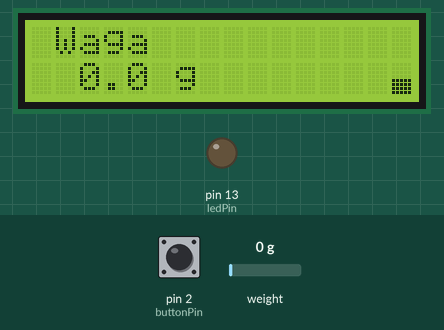
A sketch run on a simulated Arduino Uno, built with avr-gcc and run on an emulated ATmega328P. Parts: 16×2 character LCD, output pins drawn as LEDs (lit = HIGH). Inputs (shaded band) come from the test bench; at power-on: weight on the scale 0 g, pin 2 (buttonPin) HIGH. What the sketch prints to the serial monitor is not drawn.

Above: at 2.3 s.
2.4 s: weight on the scale set to 100 g
At 4.6 s:
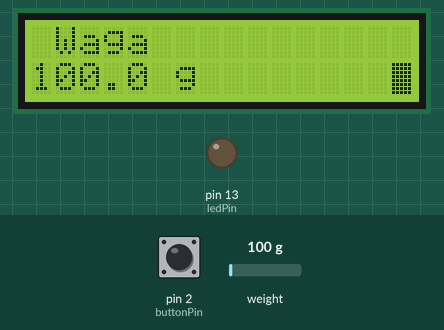
5.4 s: pin 2 (buttonPin) pulled LOW for 1 s
9.4 s: pin 2 (buttonPin) pulled LOW for 0.25 s
At 11.9 s:
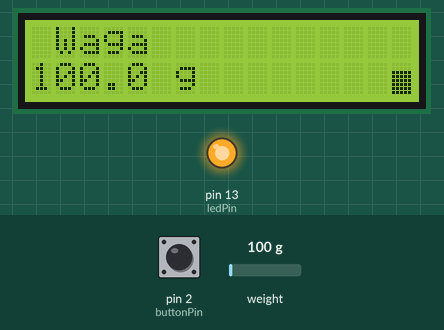
12.6 s: weight on the scale set to 1250 g
At 15.3 s:
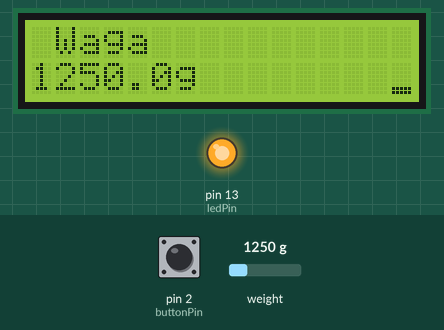
15.6 s: weight on the scale set to 2500 g
At 16.5 s:
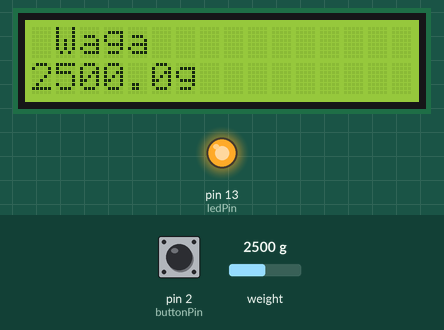
Timing chart, 0 to 18.6 s (numbered marks = the images above; inputs shaded):
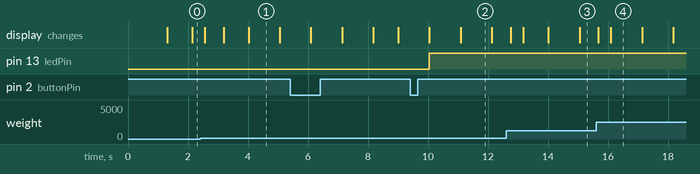

The sketch:

Waga.ino
```cpp
// (licence header left out)
#include "HX711.h"
#include <Wire.h>
#include <LCD.h>
#include <LiquidCrystal_I2C.h>
#include "Button.h"


//hx711
#define calibration_factor 652.0
#define DOUT  5
#define CLK  6

//lcd
#define I2C_ADDR    0x3F // <<----- Add your address here.  Find it from I2C Scanner
#define BACKLIGHT_PIN     3
#define En_pin  2
#define Rw_pin  1
#define Rs_pin  0
#define D4_pin  4
#define D5_pin  5
#define D6_pin  6
#define D7_pin  7


// --------CONSTANTS LED---------------
const int interval = 1000;
const int ledPin = 13;
const int buttonPin = 2;
// --------CONSTANTS ANIMATION---------------
const int intervalAnimation = 1000; // number of milisecs when the LED is off
//------------ VARIABLES ANIMATION---------------------
unsigned long previousAnimationMillis = 0;
int animationCharIndex = 1;
bool direction = true;
//------------ VARIABLES BUTTON---------------------
bool oldImpulse = 0;
//------------ VARIABLES LED---------------------
byte targetLedState = HIGH; // this variable is necesary to help arduino monitor the status of LED
							//the initial condition (t=0) can be either HIGH or LOW
unsigned long currentMillis = 0;    // stores the value of millis() in each iteration of loop()
unsigned long previousLedMillis = 0;   // will store last time the LED was updated


byte customChar1[8] = {
	0b00000,
	0b00000,
	0b00000,
	0b00000,
	0b00000,
	0b00000,
	0b00000,
	0b00000
};
byte customChar2[8] = {
	0b00000,
	0b00000,
	0b00000,
	0b00000,
	0b00000,
	0b00000,
	0b11111,
	0b11111
};
byte customChar3[8] = {
	0b00000,
	0b00000,
	0b00000,
	0b00000,
	0b11111,
	0b11111,
	0b11111,
	0b11111
};
byte customChar4[8] = {
	0b00000,
	0b00000,
	0b11111,
	0b11111,
	0b11111,
	0b11111,
	0b11111,
	0b11111
};
byte customChar5[8] = {
	0b11111,
	0b11111,
	0b11111,
	0b11111,
	0b11111,
	0b11111,
	0b11111,
	0b11111
};

void updateTargetLED();
void updateAnimation();
bool risingEdge(bool);
void alterLed();
void tara();

HX711 scale(DOUT, CLK);

LiquidCrystal_I2C  lcd(I2C_ADDR, En_pin, Rw_pin, Rs_pin, D4_pin, D5_pin, D6_pin, D7_pin);

Button button(2);

void setup() {
	Serial.begin(9600);

	//pinMode(buttonPin, INPUT_PULLUP);


	pinMode(ledPin, OUTPUT);

	lcd.begin(16, 2); //  <<----- My LCD was 16x2

	// Switch on the backlight
	lcd.setBacklightPin(BACKLIGHT_PIN, POSITIVE);
	lcd.setBacklight(HIGH);

	/*lcd.home();*/
	lcd.setCursor(1, 0);

	lcd.print(F("Waga"));

	lcd.createChar(1, customChar1);
	lcd.createChar(2, customChar2);
	lcd.createChar(3, customChar3);
	lcd.createChar(4, customChar4);
	lcd.createChar(5, customChar5);


	scale.set_scale(calibration_factor);
	scale.tare();
}


void loop()
{
	char buffer[10];
	char c[10];
	lcd.setCursor(0, 1);
	float x = scale.get_units(2); //wydrukowanie wagi, (częstotliwość drukowania)
	dtostrf(x, 5, 1, c);
	sprintf(buffer, "%s", c);
	lcd.print(buffer);

	lcd.setCursor(6, 1);
	lcd.print(F("g"));


	button.executeIfPressed(tara, "long");

	button.executeIfPressed(alterLed, "short");

	//spróbować skrócić

	button.isButtonPressed();


	currentMillis = millis();   // capture the latest value of millis()


	updateAnimation();
}


void tara()
{
	scale.tare();
}

void alterLed()
{
	targetLedState = !targetLedState;
	digitalWrite(ledPin, targetLedState);

}

bool risingEdge(bool signal)
{
	bool edge = signal && !oldImpulse;
	oldImpulse = signal;

	return edge;


}
void updateAnimation()
{
	if ((unsigned long)currentMillis - previousAnimationMillis >= intervalAnimation)
	{
		//pętla w tą i z powrotem
		if (direction == true)
		{
			if (animationCharIndex == 5)
			{
				animationCharIndex = 4;
				direction = false;
			}
			else
			{
				animationCharIndex++;
			}
		}
		else
		{
			if (animationCharIndex == 1)
			{
				animationCharIndex = 2;
				direction = true;
			}
			else
			{
				animationCharIndex--;
			}
		}


		lcd.setCursor(15, 1);
		lcd.write(animationCharIndex);

		previousAnimationMillis += intervalAnimation;

	}
}
void updateTargetLED()
{
	if ((unsigned long)currentMillis - previousLedMillis >= interval)
	{

		targetLedState = !targetLedState;
		digitalWrite(ledPin, targetLedState);

		previousLedMillis += interval;

	}
}
```

Button.cpp
```cpp
#include "Button.h"
#include <Arduino.h>


Button::Button(int arduinoPin)
	: buttonPin (arduinoPin)
{
	pinMode(buttonPin, INPUT_PULLUP);
}


void Button::isButtonPressed()
{
	if (digitalRead(buttonPin) == PRESSED) //button is pressed
	{
		if (buttonActive == false) //if it is first cycle with pressed button
			buttonActive = true, buttonTimer = millis();


		buttonPressDuration = millis() - buttonTimer;

		if ((buttonPressDuration > longPressThreshold) && (longPressActive == false))
		{
			longPressActive = true;
			Serial.println("Long press true");

		}

	}
	else
	{
		if (shortPressActive == true)
		{
			shortPressActive = false;
			Serial.println("Short press false");
		}


		if (buttonActive==true)
		{

			if (longPressActive == true)
			{
				longPressActive = false;
				Serial.println("Long press false");
			}

			else
			{
				if (buttonPressDuration > debounceThreshold)
				{
					shortPressActive = true;
					Serial.println("Short press true");
				}

			}

			buttonActive = false;// reset the button active status
		}
	}

}
bool Button::isShortPress()
{
	return risingEdge(shortPressActive, oldSignalShort);
}

bool Button::isLongPress()
{
	return risingEdge(longPressActive, oldSignalLong);
}

bool Button::risingEdge(bool signal,bool &oldSignal)
{
	bool edge = signal && !oldSignal;
	oldSignal = signal;

	return edge;
}


void Button::executeIfPressed(void (*func)(void),const char * longOrShort)   //const char * longOrShort
{


	if (longOrShort == "short" && isShortPress())
		 func();
	else if (longOrShort == "long" && isLongPress())
		func();
}
```

Button.h
```cpp
#pragma once

#define PRESSED LOW
#define NOT_PRESSED HIGH


class Button
{
public:
	Button(int);
	void isButtonPressed();

	void executeIfPressed(void(*func)(void), const char *); //execute indicated function if short/long pressed button

private:
	bool isLongPress();
	bool isShortPress();
	bool risingEdge(bool,bool&); //detect risignal edge of signal, base on oldSignal
	int buttonPin; //digital hardware pin

	const unsigned long longPressThreshold = 5000; // the threshold (in milliseconds) before a long press is detected
	const unsigned long debounceThreshold = 30; // the threshold (in milliseconds) for a button press to be confirmed (i.e. not "noise")

	unsigned long buttonTimer = 0; // stores the time that the button was pressed (relative to boot time)
	unsigned long buttonPressDuration = 0; // stores the duration (in milliseconds) that the button was pressed/held down for


	bool buttonActive = false; // indicates if the button is active/pressed
	bool longPressActive = false; // indicate if the button has been long-pressed
	bool oldSignalLong = false; //oldsignal of rising edge after long-pressed
	bool shortPressActive = false; // indicate if the button has been short-pressed
	bool oldSignalShort = false; //oldsignal of rising edge after short-pressed

};
```

Measured:
- after the input at 9.4 s, pin 13 (ledPin): LOW → HIGH after 0.65 s
- what the display in image 1 shows lasts 1.1 s, from 4.0 s to 5.1 s
